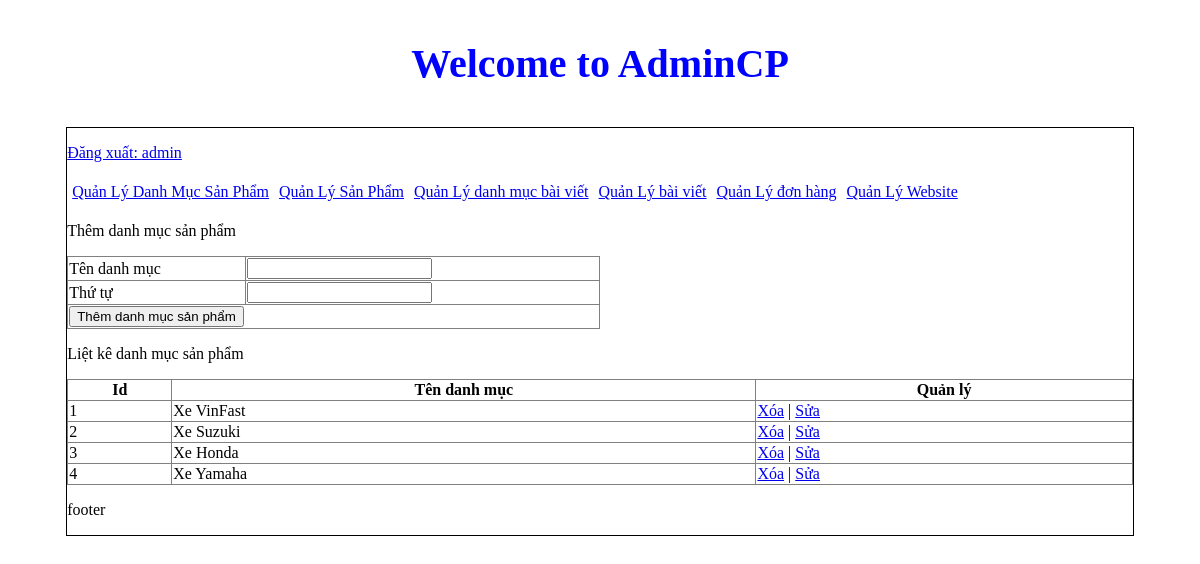
/admincp/index.php?action=quanlydanhmucsanpham&query=them (signed in), run on the app's committed database.
### tables this page shows
CREATE TABLE `tbl_danhmuc` (
  `id_danhmuc` int(11) NOT NULL,
  `tendanhmuc` varchar(200) NOT NULL,
  `thutu` int(11) NOT NULL
);

### web/admincp/modules/quanlydanhmucsp/lietke.php (the view)
<?php
  $sql_lietke_danhmucsp = "SELECT * FROM tbl_danhmuc ORDER BY thutu DESC";
  $query_lietke_danhmucsp = mysqli_query($mysqli,$sql_lietke_danhmucsp);
 ?>
<p>Liệt kê danh mục sản phẩm</p>
<table border="1" width="100%" style="border-collapse: collapse;">
  <tr>
    <th>Id</th>
    <th>Tên danh mục</th>
    <th>Quản lý</th>
  </tr>
  <?php
  $i = 0;
  while($row = mysqli_fetch_array($query_lietke_danhmucsp)){
  	$i++;
   ?>
  <tr>
    <td><?php echo $i ?></td>
    <td><?php echo $row['tendanhmuc'] ?></td>
    <td>
    	<a href="modules/quanlydanhmucsp/xuly.php?iddanhmuc=<?php echo $row['id_danhmuc'] ?>">Xóa</a> | <a href="?action=quanlydanhmucsanpham&query=sua&iddanhmuc=<?php echo $row['id_danhmuc'] ?>">Sửa</a>
    </td>
  </tr>
<?php
}
?>
</table>

### data on the page
tbl_danhmuc: tendanhmuc "Xe VinFast"
tbl_danhmuc: tendanhmuc "Xe Suzuki"
tbl_danhmuc: tendanhmuc "Xe Honda"
tbl_danhmuc: tendanhmuc "Xe Yamaha"

### other printed values
$_SESSION['dangnhap'] "admin"
